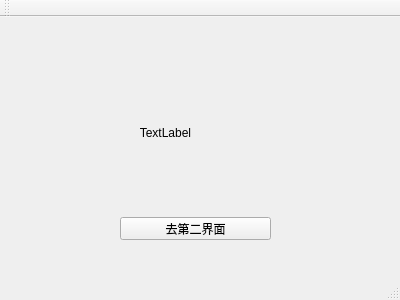
<?xml version="1.0" encoding="UTF-8"?>
<ui version="4.0">
 <class>OneForm</class>
 <widget class="QMainWindow" name="OneForm">
  <property name="geometry">
   <rect>
    <x>0</x>
    <y>0</y>
    <width>400</width>
    <height>300</height>
   </rect>
  </property>
  <property name="windowTitle">
   <string>OneForm</string>
  </property>
  <widget class="QWidget" name="centralWidget">
   <widget class="QLabel" name="label">
    <property name="geometry">
     <rect>
      <x>120</x>
      <y>60</y>
      <width>171</width>
      <height>111</height>
     </rect>
    </property>
    <property name="text">
     <string>      TextLabel</string>
    </property>
   </widget>
   <widget class="QPushButton" name="pushButton">
    <property name="geometry">
     <rect>
      <x>120</x>
      <y>200</y>
      <width>151</width>
      <height>23</height>
     </rect>
    </property>
    <property name="text">
     <string>去第二界面</string>
    </property>
   </widget>
  </widget>
  <widget class="QMenuBar" name="menuBar">
   <property name="geometry">
    <rect>
     <x>0</x>
     <y>0</y>
     <width>400</width>
     <height>23</height>
    </rect>
   </property>
  </widget>
  <widget class="QToolBar" name="mainToolBar">
   <attribute name="toolBarArea">
    <enum>TopToolBarArea</enum>
   </attribute>
   <attribute name="toolBarBreak">
    <bool>false</bool>
   </attribute>
  </widget>
  <widget class="QStatusBar" name="statusBar"/>
 </widget>
 <layoutdefault spacing="6" margin="11"/>
 <resources/>
 <connections/>
</ui>
